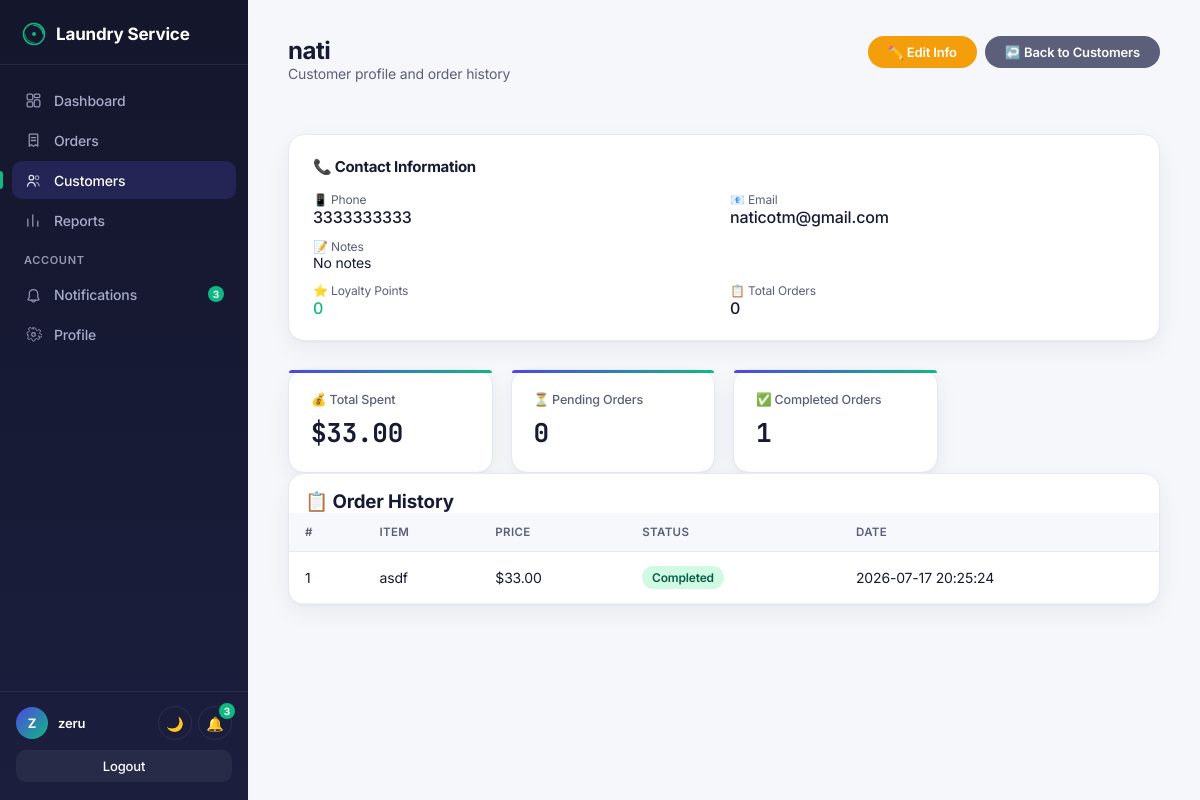
The page /customers/1 (signed in) on the database its author committed.
### tables this page shows
CREATE TABLE customers (
                id INTEGER PRIMARY KEY AUTOINCREMENT,
                name TEXT NOT NULL,
                phone TEXT,
                email TEXT,
                notes TEXT,
                loyalty_points INTEGER DEFAULT 0,
                total_orders INTEGER DEFAULT 0,
                total_spent REAL DEFAULT 0,
                created_at TEXT DEFAULT CURRENT_TIMESTAMP
            );

CREATE TABLE orders (
                id INTEGER PRIMARY KEY AUTOINCREMENT,
                customer_name TEXT NOT NULL,
                item_description TEXT NOT NULL,
                price REAL NOT NULL,
                status TEXT NOT NULL DEFAULT 'Pending',
                service_type TEXT DEFAULT 'Wash & Fold',
                payment_method TEXT DEFAULT 'Cash',
                pickup_address TEXT,
                delivery_address TEXT,
                weight REAL DEFAULT 0,
                created_at TEXT DEFAULT CURRENT_TIMESTAMP
            );

### app.py (the view)
@app.route("/customers/<int:customer_id>")
@login_required
def customer_profile(customer_id):
    with get_db() as conn:
        customer = conn.execute("SELECT * FROM customers WHERE id = ?", (customer_id,)).fetchone()
        if customer is None:
            flash("Customer not found.")
            return redirect(url_for("customers"))
        customer_orders = conn.execute(
            "SELECT * FROM orders WHERE customer_name = ? ORDER BY id DESC",
            (customer["name"],)
        ).fetchall()
    total_spent = sum(order["price"] for order in customer_orders)
    pending_count = sum(1 for order in customer_orders if order["status"] == "Pending")
    completed_count = sum(1 for order in customer_orders if order["status"] == "Completed")
    return render_template(
        "customer_profile.html",
        customer=customer,
        orders=customer_orders,
        total_spent=total_spent,
        pending_count=pending_count,
        completed_count=completed_count,
    )

### app.py (called while the page is built)
@app.context_processor
def inject_csrf():
    if "csrf_token" not in session:
        session["csrf_token"] = secrets.token_hex(16)
    return {"csrf_token": session.get("csrf_token")}

def login_required(f):
    @wraps(f)
    def decorated_function(*args, **kwargs):
        if "username" not in session:
            flash("Please log in first.")
            return redirect(url_for("login"))
        return f(*args, **kwargs)
    return decorated_function

@app.context_processor
def inject_notifications():
    if "username" not in session:
        return {}
    with get_db() as conn:
        unread_count = conn.execute("SELECT COUNT(*) FROM notifications WHERE is_read = 0").fetchone()[0]
        recent_notifications = conn.execute("SELECT * FROM notifications ORDER BY id DESC LIMIT 5").fetchall()
    return {
        "unread_count": unread_count,
        "recent_notifications": recent_notifications,
    }

### database.py (called while the page is built)
def get_connection():
    conn = sqlite3.connect(DB_NAME)
    conn.row_factory = sqlite3.Row
    return conn

def get_db():
    from contextlib import contextmanager
    @contextmanager
    def db_connection():
        conn = get_connection()
        try:
            yield conn
            conn.commit()
        except Exception:
            conn.rollback()
            raise
        finally:
            conn.close()
    return db_connection()

### templates/customer_profile.html (shortened to what this page needs)
{% extends "base.html" %}
{% block extra_styles %}
<link rel="stylesheet" href="{{ url_for('static', filename='dashboard.css') }}">
{% endblock %}
{% block content %}
{% include "_navbar.html" %}
<div class="dashboard-content">
    <div class="profile-header">
        <div>
            <h1>{{ customer["name"] }}</h1>
            <p class="subtitle">Customer profile and order history</p>
        </div>
        <div class="profile-actions">
            <a href="{{ url_for('edit_customer', customer_id=customer['id']) }}" class="btn btn-edit">✏️ Edit Info</a>
            <a href="{{ url_for('customers') }}" class="btn btn-back">↩️ Back to Customers</a>
        </div>
    </div>
    <div class="order-form-card">
        <h2>📞 Contact Information</h2>
        <div style="display: grid; grid-template-columns: 1fr 1fr; gap: 12px;">
            <div>
                <div style="font-size:12px; color:var(--text-secondary);">📱 Phone</div>
                <div style="font-size:16px; font-weight:500;">{{ customer["phone"] or "Not provided" }}</div>
            </div>
            <div>
                <div style="font-size:12px; color:var(--text-secondary);">📧 Email</div>
                <div style="font-size:16px; font-weight:500;">{{ customer["email"] or "Not provided" }}</div>
            </div>
            <div style="grid-column: 1 / -1;">
                <div style="font-size:12px; color:var(--text-secondary);">📝 Notes</div>
                <div style="font-size:14px;">{{ customer["notes"] or "No notes" }}</div>
            </div>
            <div>
                <div style="font-size:12px; color:var(--text-secondary);">⭐ Loyalty Points</div>
                <div style="font-size:16px; font-weight:500; color:var(--accent);">{{ customer["loyalty_points"] or 0 }}</div>
            </div>
            <div>
                <div style="font-size:12px; color:var(--text-secondary);">📋 Total Orders</div>
                <div style="font-size:16px; font-weight:500;">{{ customer["total_orders"] or 0 }}</div>
            </div>
        </div>
    </div>
    <div class="stats-grid">
        <div class="stat-card">
            <span class="stat-label">💰 Total Spent</span>
            <span class="stat-value">${{ "%.2f"|format(total_spent) }}</span>
        </div>
        <div class="stat-card">
            <span class="stat-label">⏳ Pending Orders</span>
            <span class="stat-value">{{ pending_count }}</span>
        </div>
        <div class="stat-card">
            <span class="stat-label">✅ Completed Orders</span>
            <span class="stat-value">{{ completed_count }}</span>
        </div>
    </div>
    <div class="table-card">
        <h3 style="padding:16px 16px 0 16px; margin:0;">📋 Order History</h3>
        <table class="orders-table">
            <thead>
                <tr>
                    <th>#</th>
                    <th>Item</th>
                    <th>Price</th>
                    <th>Status</th>
                    <th>Date</th>
                </tr>
            </thead>
            <tbody>
                {% for order in orders %}
                <tr>
                    <td>{{ order["id"] }}</td>
                    <td>{{ order["item_description"] }}</td>
                    <td>${{ "%.2f"|format(order["price"]) }}</td>
                    <td>
                        <span class="status-badge status-{{ order['status'] }}">
                            {{ order["status"] }}
                        </span>
                    </td>
                    <td>{{ order["created_at"] }}</td>
                </tr>
                {% else %}
                <tr>
                    <td colspan="5" class="empty-row">No orders yet for this customer.</td>
                </tr>
                {% endfor %}
            </tbody>
        </table>
    </div>
</div>
{% endblock %}

### templates/base.html (shortened to what this page needs)
<!DOCTYPE html>
<html lang="en">
<head>
    <link rel="stylesheet" href="{{ url_for('static', filename='theme.css') }}">
    {% block extra_styles %}{% endblock %}
</head>
<body>
    {% block content %}{% endblock %}
</body>
</html>

### templates/_navbar.html (shortened to what this page needs)
<nav class="sidebar" id="sidebar">
    <div class="sidebar-brand">
        <span>Laundry Service</span>
    </div>
    <div class="sidebar-nav">
        <a href="{{ url_for('dashboard_advanced') }}" class="nav-link {% if request.endpoint == 'dashboard_advanced' %}active{% endif %}">
            <span class="nav-icon"></span>
            Dashboard
        </a>
        <a href="{{ url_for('orders_advanced') }}" class="nav-link {% if request.endpoint in ['orders_advanced', 'orders', 'edit_order'] %}active{% endif %}">
            <span class="nav-icon"><svg width="17" height="17" viewBox="0 0 24 24" fill="none"><path d="M7 3h10a1 1 0 0 1 1 1v16l-3-2-3 2-3-2-3 2V4a1 1 0 0 1 1-1Z" stroke="currentColor" stroke-width="1.8" stroke-linejoin="round"/><path d="M9 8h6M9 12h6" stroke="currentColor" stroke-width="1.8" stroke-linecap="round"/></svg></span>
            Orders
        </a>
        <a href="{{ url_for('customers') }}" class="nav-link {% if request.endpoint in ['customers', 'customer_profile', 'edit_customer'] %}active{% endif %}">
            <span class="nav-icon"></span>
            Customers
        </a>
        <a href="{{ url_for('reports') }}" class="nav-link {% if request.endpoint == 'reports' %}active{% endif %}">
            <span class="nav-icon"><svg width="17" height="17" viewBox="0 0 24 24" fill="none"><path d="M4 20V10M11 20V4M18 20v-7" stroke="currentColor" stroke-width="1.8" stroke-linecap="round" stroke-linejoin="round"/></svg></span>
            Reports
        </a>
        <div class="sidebar-section-label">Account</div>
        <a href="{{ url_for('notifications') }}" class="nav-link {% if request.endpoint == 'notifications' %}active{% endif %}">
            <span class="nav-icon"></span>
            Notifications
            {% if unread_count and unread_count > 0 %}
                <span class="notification-badge" style="position:static; margin-left:auto;">{{ unread_count }}</span>
            {% endif %}
        </a>
        <a href="{{ url_for('profile') }}" class="nav-link {% if request.endpoint == 'profile' %}active{% endif %}">
            <span class="nav-icon"></span>
            Profile
        </a>
    </div>
    <div class="sidebar-footer">
        <div class="sidebar-footer-row">
            <div class="sidebar-user">
                <div class="sidebar-user-avatar">{{ session.get('username', 'U')[0]|upper }}</div>
                <span class="sidebar-user-name">{{ session.get('username', '') }}</span>
            </div>
            <div style="display:flex; gap:6px;">
                <button id="theme-toggle" class="theme-toggle" aria-label="Toggle dark mode"></button>
                <div class="notification-bell-wrapper">
                    <button id="notification-bell" class="notification-bell" aria-label="Notifications">
                        🔔
                        {% if unread_count and unread_count > 0 %}
                            <span class="notification-badge">{{ unread_count }}</span>
                        {% endif %}
                    </button>
                </div>
            </div>
        </div>
        <a href="{{ url_for('logout') }}" class="logout-link">Logout</a>
    </div>
</nav>

### static/dashboard.css (style rules this page uses)
* { margin: 0; padding: 0; box-sizing: border-box; font-family: var(--font-body); }
body { background-color: var(--bg); color: var(--text-primary); transition: background-color 0.3s ease, color 0.3s ease; }
.dashboard-content { padding: 36px 40px; max-width: 1400px; margin: 0 auto; }
.dashboard-content h1 { font-size: 24px; color: var(--text-primary); margin-bottom: 4px; }
.subtitle { color: var(--text-secondary); font-size: 14px; margin-bottom: 28px; }
.stats-grid { display: grid; grid-template-columns: repeat(4, 1fr); gap: 18px; }
.stat-card { background-color: var(--card-bg); border: 1px solid var(--border-color); border-radius: var(--radius-card); box-shadow: var(--shadow-card); padding: 22px; display: flex; flex-direction: column; gap: 8px; transition: all 0.2s ease; }
.stat-label { font-size: 12.5px; font-weight: 500; color: var(--text-secondary); }
.stat-value { font-size: 26px; font-weight: 700; color: var(--text-primary); }
.order-form-card { background-color: var(--card-bg); border: 1px solid var(--border-color); border-radius: var(--radius-card); box-shadow: var(--shadow-card); padding: 22px 24px; margin-bottom: 28px; transition: all 0.2s ease; }
.order-form-card h2 { font-size: 15px; font-weight: 700; color: var(--text-primary); margin-bottom: 16px; }
.table-card { background-color: var(--card-bg); border: 1px solid var(--border-color); border-radius: var(--radius-card); box-shadow: var(--shadow-card); overflow: hidden; transition: all 0.2s ease; }
.orders-table { width: 100%; border-collapse: collapse; }
.orders-table th { text-align: left; font-size: 11.5px; font-weight: 600; text-transform: uppercase; letter-spacing: 0.03em; color: var(--text-secondary); background-color: var(--table-header-bg); padding: 12px 16px; border-bottom: 1px solid var(--border-color); }
.orders-table td { padding: 14px 16px; font-size: 14px; color: var(--text-primary); border-bottom: 1px solid var(--table-row-border); }
.orders-table tbody tr { transition: background-color 0.15s ease; }

### templates/customer_profile.html (style rules this page uses)
.profile-header { display: flex; justify-content: space-between; align-items: flex-start; flex-wrap: wrap; gap: 16px; margin-bottom: 24px; }
.profile-header h1 { margin-bottom: 0; }
.profile-actions { display: flex; gap: 8px; flex-wrap: wrap; }
.btn { padding: 8px 20px; border-radius: 999px; font-size: 13px; font-weight: 600; border: none; cursor: pointer; text-decoration: none; display: inline-flex; align-items: center; gap: 4px; transition: all 0.15s ease; }
.btn-edit { background: #f59e0b; color: white; }
.btn-back { background: var(--text-secondary); color: white; }

### rows shown on the page
customers: name "nati", phone "3333333333", email "naticotm@gmail.com", notes "No notes", loyalty_points "0", total_orders "0"
orders: id "1", item_description "asdf", price "33.00", status "Completed", created_at "2026-07-17 20:25:24"

### other values the page prints
{{ unread_count }} "3"
{{ session.get('username', 'U')[0]|upper }} "Z"
{{ session.get('username', '') }} "zeru"
{{ "%.2f"|format(total_spent) }} "33.00"
{{ pending_count }} "0"
{{ completed_count }} "1"
